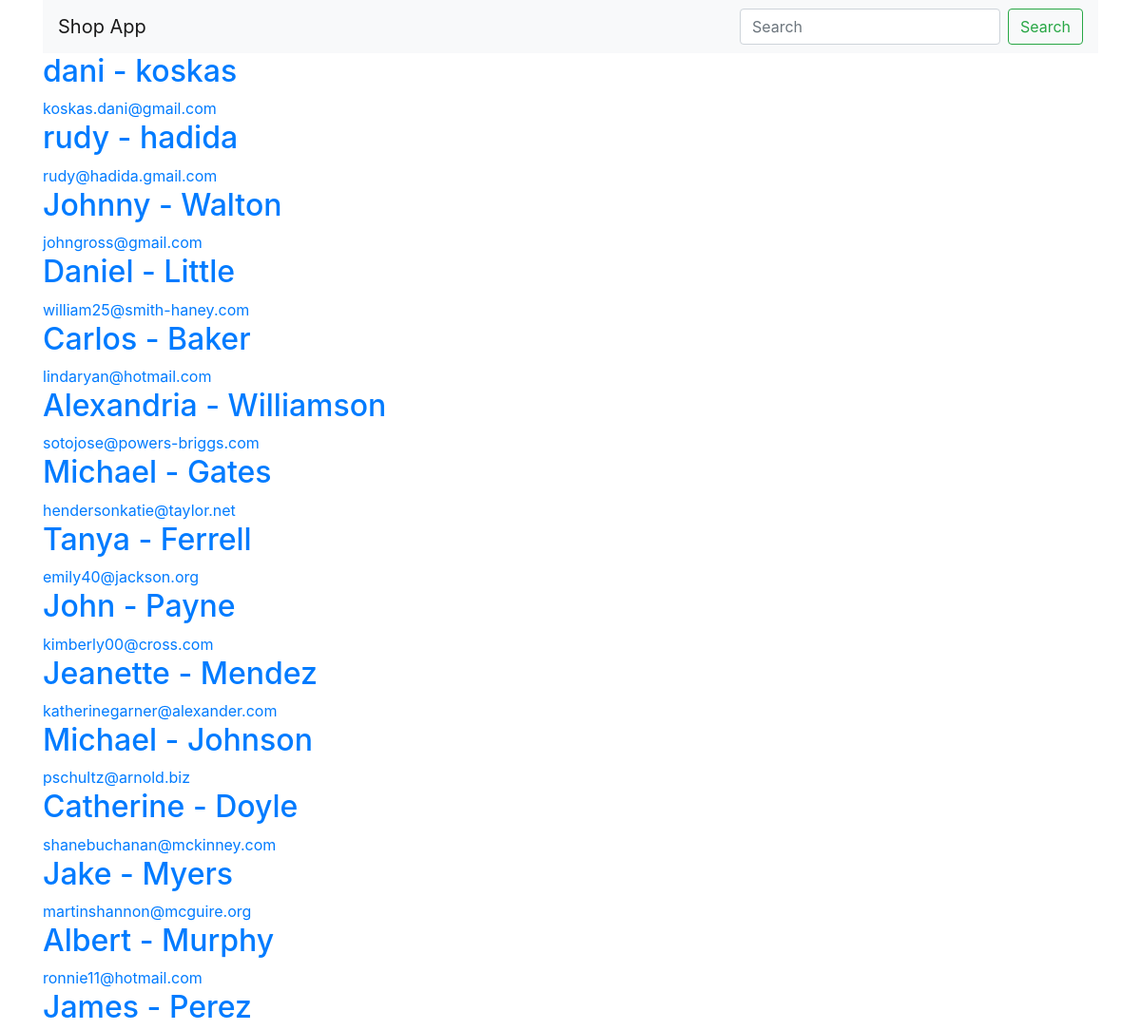
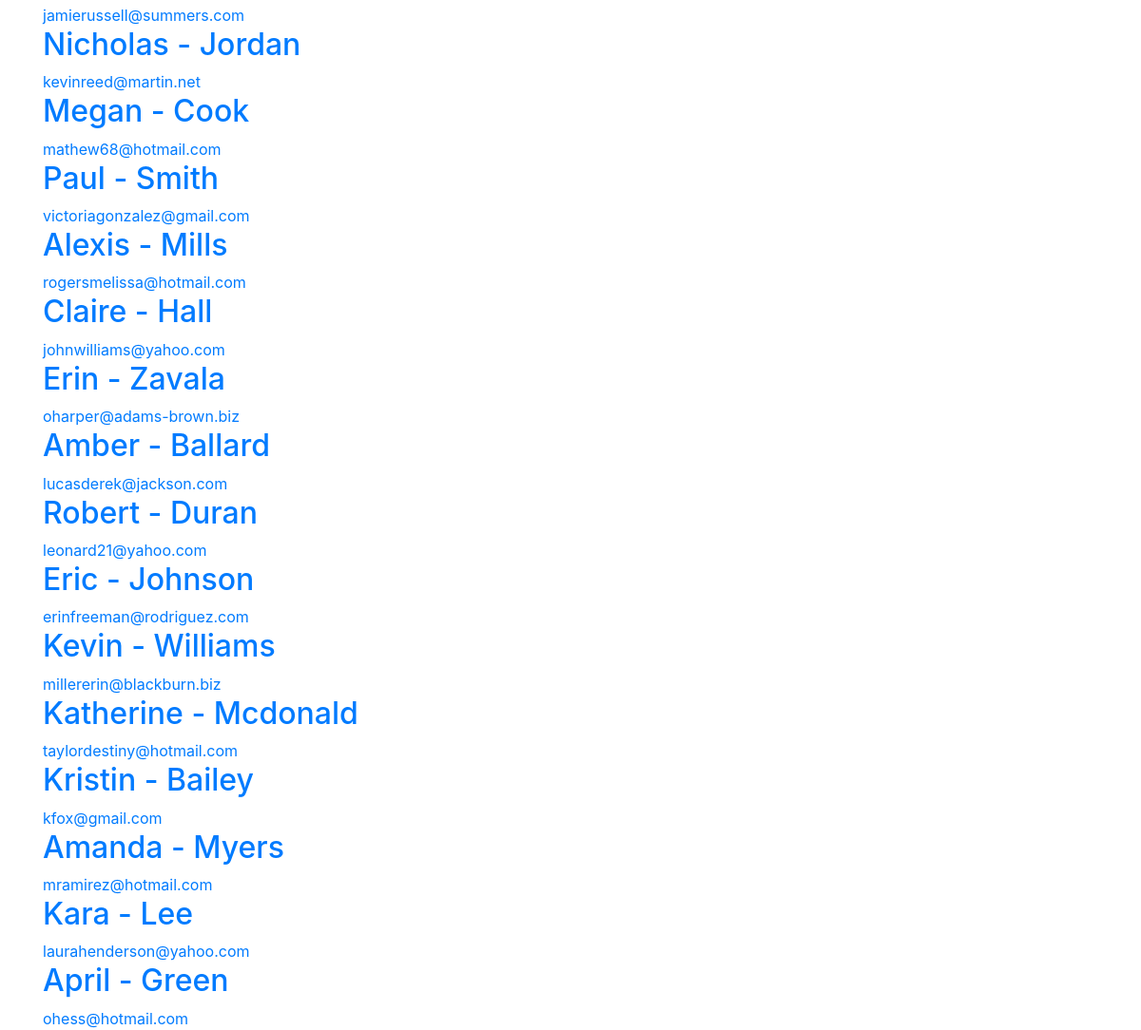
Page /shop_app/clients/ on the committed database (2 pictures, top to bottom).
### shop_app/models.py (models this page shows, shortened)
class Client(models.Model):
	first_name = models.CharField(max_length=264)
	last_name = models.CharField(max_length=264)
	email = models.EmailField(max_length=264, unique=True)
	password = models.CharField(max_length=264)
	profile_image = models.ImageField(default='static/images/image.png', upload_to='static/images/profile_pic')

### shop_app/views.py (the view)
# urls.py: path('clients/', views.clients, name='clients'),
def clients(request):
	clients = Client.objects.all()[:30]
	return render(request, 'clients.html', context={ 'clients' : clients })

### shop_app/templates/clients.html (shortened to what this page needs)
<!DOCTYPE html>
<html>
<head>
	<link rel="stylesheet" href="https://stackpath.bootstrapcdn.com/bootstrap/4.1.3/css/bootstrap.min.css">
	<link rel="stylesheet" href="https://use.fontawesome.com/releases/v5.5.0/css/all.css">
</head>
<body>
	<div class="container">
	  	<nav class="navbar navbar-light bg-light">
	  <a class="navbar-brand" href="">Shop App</a>
	  <form class="form-inline">
	    <input class="form-control mr-sm-2" type="search" placeholder="Search" aria-label="Search">
	    <button class="btn btn-outline-success my-2 my-sm-0" type="submit">Search</button>
	  </form>
	</nav>
		{% for client in clients %}
		<a href="{% url 'shop_app:client' client.id %}"><h2>{{ client.first_name }} - {{ client.last_name }}</h2>{{ client.email}}</a>
	{% endfor %}
</body>
</html>

### rows in the picture
Client: first_name "dani", last_name "koskas", email "koskas.dani@gmail.com"
Client: first_name "rudy", last_name "hadida", email "rudy@hadida.gmail.com"
Client: first_name "Johnny", last_name "Walton", email "johngross@gmail.com"
Client: first_name "Daniel", last_name "Little", email "william25@smith-haney.com"
Client: first_name "Carlos", last_name "Baker", email "lindaryan@hotmail.com"
Client: first_name "Alexandria", last_name "Williamson", email "sotojose@powers-briggs.com"
Client: first_name "Michael", last_name "Gates", email "hendersonkatie@taylor.net"
Client: first_name "Tanya", last_name "Ferrell", email "emily40@jackson.org"
Client: first_name "John", last_name "Payne", email "kimberly00@cross.com"
Client: first_name "Jeanette", last_name "Mendez", email "katherinegarner@alexander.com"
Client: first_name "Michael", last_name "Johnson", email "pschultz@arnold.biz"
Client: first_name "Catherine", last_name "Doyle", email "shanebuchanan@mckinney.com"
Client: first_name "Jake", last_name "Myers", email "martinshannon@mcguire.org"
Client: first_name "Albert", last_name "Murphy", email "ronnie11@hotmail.com"
Client: first_name "James", last_name "Perez", email "jamierussell@summers.com"
Client: first_name "Nicholas", last_name "Jordan", email "kevinreed@martin.net"
Client: first_name "Megan", last_name "Cook", email "mathew68@hotmail.com"
Client: first_name "Paul", last_name "Smith", email "victoriagonzalez@gmail.com"
Client: first_name "Alexis", last_name "Mills", email "rogersmelissa@hotmail.com"
Client: first_name "Claire", last_name "Hall", email "johnwilliams@yahoo.com"
Client: first_name "Erin", last_name "Zavala", email "oharper@adams-brown.biz"
Client: first_name "Amber", last_name "Ballard", email "lucasderek@jackson.com"
Client: first_name "Robert", last_name "Duran", email "leonard21@yahoo.com"
Client: first_name "Eric", last_name "Johnson", email "erinfreeman@rodriguez.com"
Client: first_name "Kevin", last_name "Williams", email "millererin@blackburn.biz"
Client: first_name "Katherine", last_name "Mcdonald", email "taylordestiny@hotmail.com"
Client: first_name "Kristin", last_name "Bailey", email "kfox@gmail.com"
Client: first_name "Amanda", last_name "Myers", email "mramirez@hotmail.com"
Client: first_name "Kara", last_name "Lee", email "laurahenderson@yahoo.com"
Client: first_name "April", last_name "Green", email "ohess@hotmail.com"
